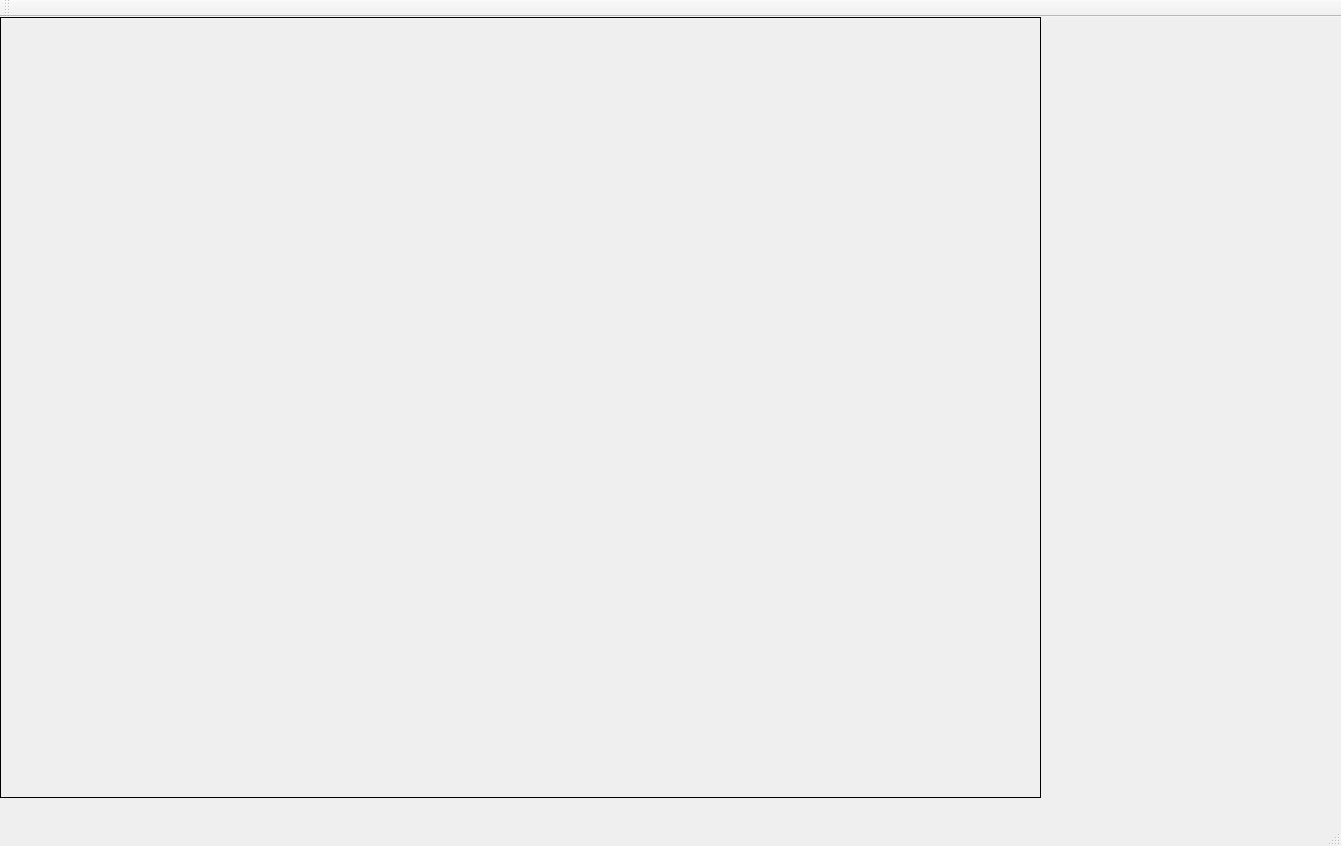
<?xml version="1.0" encoding="UTF-8"?>
<ui version="4.0">
 <class>BestGameEverClass</class>
 <widget class="QMainWindow" name="BestGameEverClass">
  <property name="geometry">
   <rect>
    <x>0</x>
    <y>0</y>
    <width>1341</width>
    <height>846</height>
   </rect>
  </property>
  <property name="cursor">
   <cursorShape>CrossCursor</cursorShape>
  </property>
  <property name="windowTitle">
   <string>BestGameEver</string>
  </property>
  <widget class="QWidget" name="centralWidget">
   <widget class="GameArea" name="gameArea">
    <property name="geometry">
     <rect>
      <x>0</x>
      <y>0</y>
      <width>1041</width>
      <height>781</height>
     </rect>
    </property>
    <property name="frameShape">
     <enum>QFrame::Box</enum>
    </property>
    <property name="text">
     <string/>
    </property>
    <property name="alignment">
     <set>Qt::AlignLeading|Qt::AlignLeft|Qt::AlignTop</set>
    </property>
   </widget>
  </widget>
  <widget class="QMenuBar" name="menuBar">
   <property name="geometry">
    <rect>
     <x>0</x>
     <y>0</y>
     <width>1341</width>
     <height>21</height>
    </rect>
   </property>
  </widget>
  <widget class="QToolBar" name="mainToolBar">
   <attribute name="toolBarArea">
    <enum>TopToolBarArea</enum>
   </attribute>
   <attribute name="toolBarBreak">
    <bool>false</bool>
   </attribute>
  </widget>
  <widget class="QStatusBar" name="statusBar"/>
 </widget>
 <layoutdefault spacing="6" margin="11"/>
 <customwidgets>
  <customwidget>
   <class>GameArea</class>
   <extends>QLabel</extends>
   <header>gamearea.h</header>
  </customwidget>
 </customwidgets>
 <resources>
  <include location="BestGameEver.qrc"/>
 </resources>
 <connections/>
</ui>
